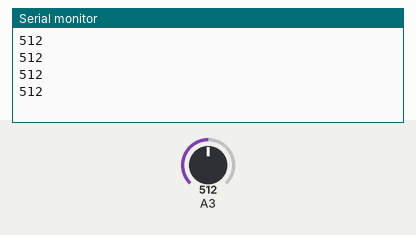
Recording of a sketch running on a simulated Arduino Uno, built with avr-gcc and run on an emulated ATmega328P. On the bench: the last lines printed to the serial monitor. The inputs (shaded band) are chosen by the test bench; at power-on: A3 = 512.

Above: at 1.4 s.
1.5 s: A3 set to 716
At 1.71 s:
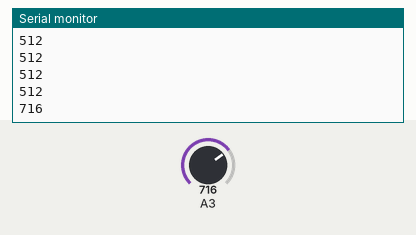
3.0 s: A3 set to 900
At 3.21 s:
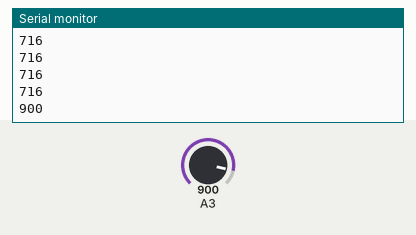
Timing chart, 0 to 6.0 s (numbered marks = the images above; inputs shaded):
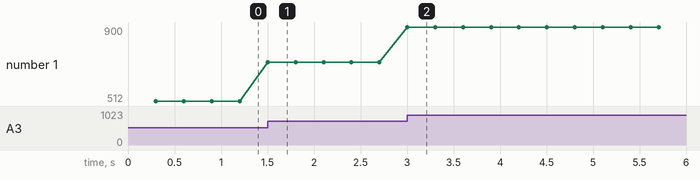

The sketch:

test.ino
```cpp
void setup()
{
 pinMode(3,INPUT);
 Serial.begin(9600);

}

void loop()
{
 delay(300);
Serial.println(analogRead(3));
}
```

Measured:
- after the input at 1.5 s, the serial monitor: prints a new line at once (image 1)
- after the input at 3.0 s, the serial monitor: prints a new line at once (image 2)
- plotted number 1: 512 → 716 after the input at 1.5 s, 716 → 900 after the input at 3.0 s
